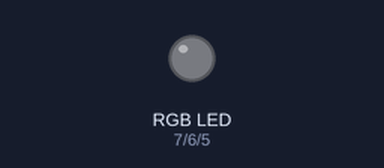
Bench run of a sketch on a simulated Arduino Uno, built with avr-gcc and run on an emulated ATmega328P. Parts: an RGB LED mixed from three pins (HIGH = lit). Dim RGB values are drawn brighter than linear.

Above: at 0.15 s.
At 13.6 s:
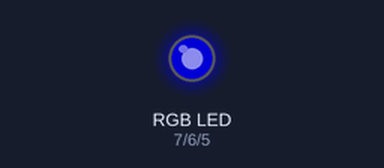
At 25.37 s:
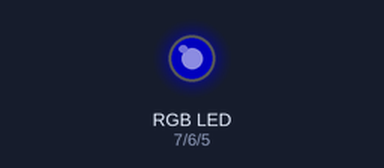
At 38.0 s:
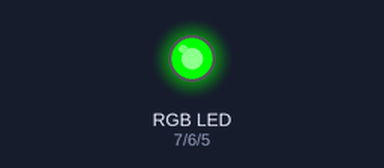
Timing chart, 0 to 40.0 s (numbered marks = the images above):
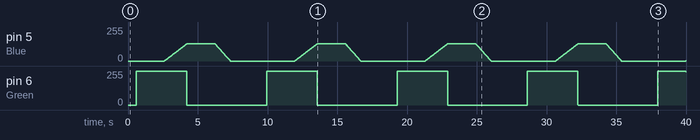

The sketch:

main.ino
```cpp
#include <Arduino.h>
// #include "pitches.h"

// ColorChange.ino
// 4105054025、鄭琮寶

// 使用陣列定義顏色對應碼
const byte array_black[3] = {0,0,0};
const byte array_green[3] = {0,255,0};
const byte array_indigo[3] = {75,0,130};

// 宣告變數
const byte Red = 7;
const byte Green = 6;
const byte Blue = 5;
const int MaintainTime = 2000; // 維持時間
const int TurnTime = 3000;     // 轉換時間
byte light1[3]; // 定義陣列變數, 作為儲存目前顏色對應碼的變數
byte light2[3]; // 定義陣列變數, 作為儲存漸變顏色對應碼的變數
int counter;
byte index;

void setup() {
	pinMode(Red, OUTPUT);
	pinMode(Green, OUTPUT);
	pinMode(Blue, OUTPUT);

}

void loop() {
	subgreen();
	ChangeColor();
	subindigo();
	ChangeColor();
	subblack();
	ChangeColor();
}

// 設定讀取顏色對應碼的副程式,將指定顏色陣列值存到light陣列變數裡

void subblack(){ // 將light變數setup成指定的顏色的色碼
	for(index=0;index<3;index++){
		light1[index]=light2[index];
		light2[index]=array_black[index];
	}
}

void subgreen(){ // 將light變數setup成指定的顏色的色碼
	for(index=0;index<3;index++){
		light1[index]=light2[index];
		light2[index]=array_green[index];
	}
}

void subindigo(){ // 將light變數setup成指定的顏色的色碼
	for(index=0;index<3;index++){
		light1[index]=light2[index];
		light2[index]=array_indigo[index];
	}
}

void ChangeColor(){ // 副程式使led動作, 轉變顏色 // 因為要讓顏色從light1變成light2，因此讓light1的質漸漸變成0且讓light2的質漸漸變成light2指定之數值
	for(counter=1;counter<=(TurnTime/12);counter++){
		// 為了避免因為duty為0%造成亮度轉變時產生的閃爍現象,因此若value=0時,則跳過不予呈現
		if(map(counter,0,TurnTime/12,0,light2[0])!=0){
			analogWrite(Red,map(counter,0,TurnTime/12,0,light2[0])); // light2的Red漸漸變成light2指定的Red
			delay(2);
		}
		if(map(TurnTime/12-counter,0,TurnTime/12,0,light1[1])!=0){
			analogWrite(Green,map(TurnTime/12-counter,0,TurnTime/12,0,light1[1])); // light1的Green漸漸變成0
			delay(2);
		}
		if(map(counter,0,TurnTime/12,0,light2[2])!=0){
			analogWrite(Blue,map(counter,0,TurnTime/12,0,light2[2])); // light2的Blue漸漸變成light2指定的Blue
			delay(2);
		}
		if(map(TurnTime/12-counter,0,TurnTime/12,0,light1[0])!=0){
			analogWrite(Red,map(TurnTime/12-counter,0,TurnTime/12,0,light1[0]));   // light1的Red漸漸變成0
			delay(2);
		}
		if(map(counter,0,TurnTime/12,0,light2[1])!=0){
			analogWrite(Green,map(counter,0,TurnTime/12,0,light2[1])); // light2的Green漸漸變成light2指定的Green
			delay(2);
		}
		if(map(TurnTime/12-counter,0,TurnTime/12,0,light1[2])!=0){
			analogWrite(Blue,map(TurnTime/12-counter,0,TurnTime/12,0,light1[2]));  // light1的Blue漸漸變成0
			delay(2);
		}
	}
	for(counter=1;counter<=MaintainTime/6;counter++){
		analogWrite(Red,light2[0]);   // 將Red參數指定為light2的Red
		delay(2);
		analogWrite(Green,light2[1]); // 將Green參數指定為light2的Green
		delay(2);
		analogWrite(Blue,light2[2]);  // 將Blue參數指定為light2的Blue
		delay(2);
	}
}
```
